Frame 1 (no input): blank canvas, image omitted
Frame 60 (the mouse pressed at the canvas centre just before this capture): blank canvas, image omitted
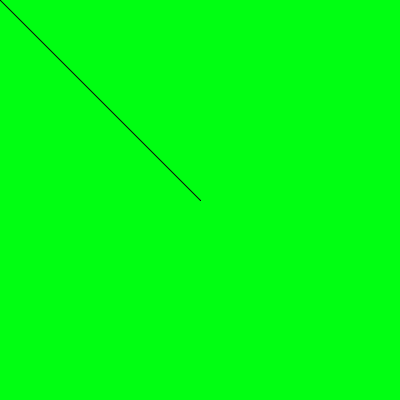
Frame 120 (the mouse held since frame 60 and released just before this capture)

The Processing sketch whose frames 1 and 60 were blank and that drew this single picture after the mouse press (run headless with seeded random() and noise(); from frame 60 on, the mouse is pressed at the canvas centre):

// Processing sketch: processing_36095
// ── processing_36095.pde

void setup (){
  size (400,400);
  background(0,255,18);
  smooth();
}

void draw(){
  stroke (10,10,10);
  line (pmouseX, pmouseY, mouseX, mouseY);
}

                
                
